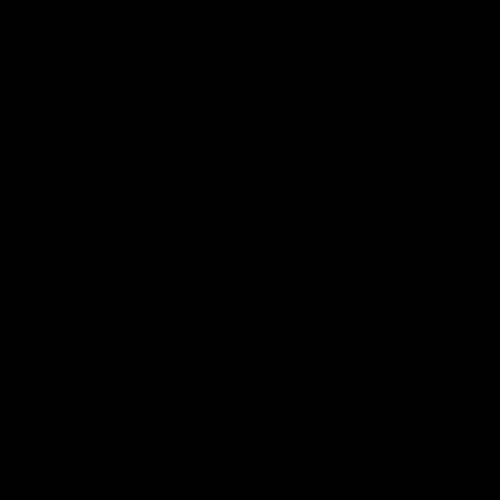
Frame 1 (no input)
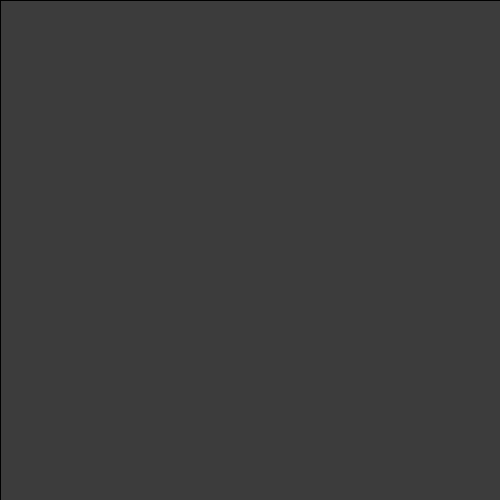
Frame 60 (the mouse pressed at the canvas centre just before this capture)
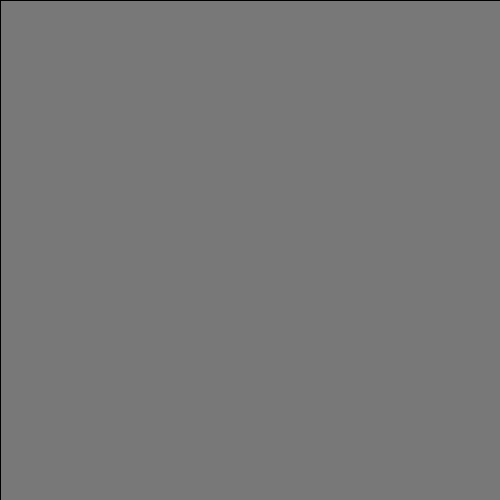
Frame 120 (the mouse held since frame 60 and released just before this capture)

The Processing sketch that drew these frames (run headless with seeded random() and noise(); from frame 60 on, the mouse is pressed at the canvas centre):

// Processing sketch: processing_12130
// ── processing_12130.pde


void setup() {
size (500,500);
smooth();
background(0);
}
  void draw(){
    fill(225,1);
    rect(0, 0, width, height);
 if (mouseButton == LEFT){
 stroke(random(1,255),random(1,255),random(1,255));
 strokeWeight(10);
 fill(mouseX,mouseY, mouseY);
 quad(mouseX, mouseY, 50,50, 20, 10, 40,70);

stroke(0);
 }}
void mousePressed(){
   if(mouseButton == RIGHT){
   fill(random(1,255),random(1,255),random(1,255));
rect(mouseX,mouseY,random(1,100),random(1,100));
 }}
 
 
